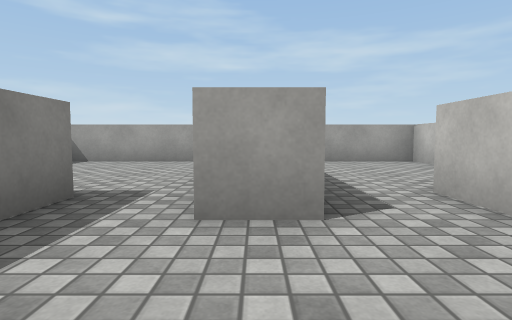
view 1 (above)

17 first-person views from a walk through a 3-D level made in the Unity game engine. The camera is 0.62 m above the floor, tilts 4° down and sees 80° across. The floor is counted in squares, 1 m on a side. Each view is taken from the middle of a square. On the plan, view 1 faces up. The plan holds only what a view shows up to about 9 squares ahead; the rest is blank. The place goes on beyond the plan. The player is left out. Surface patterns are stand-ins for the level's own textures.

view 2
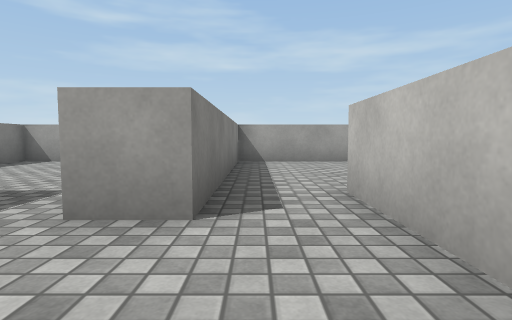

view 3
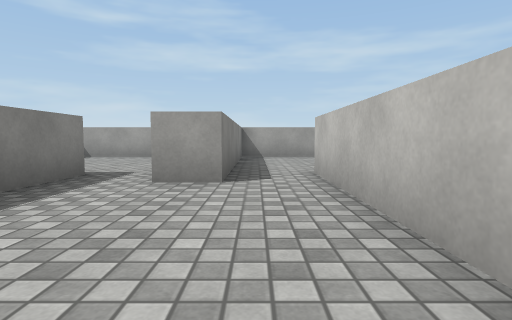

view 4
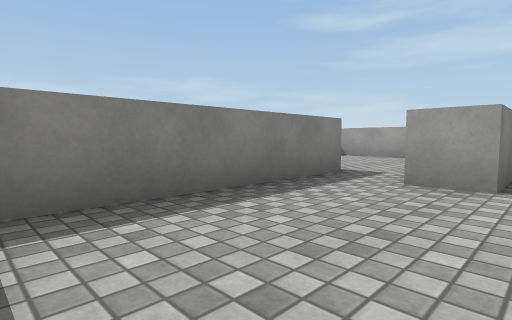

view 5
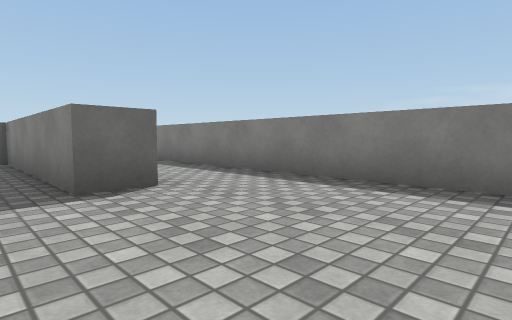

view 6
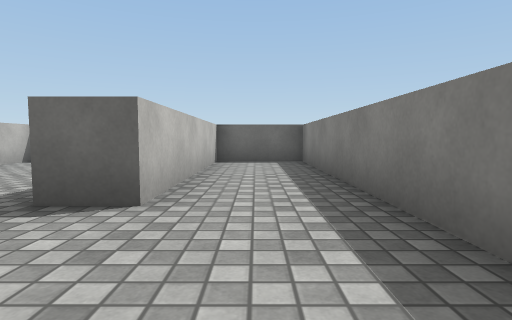

view 7
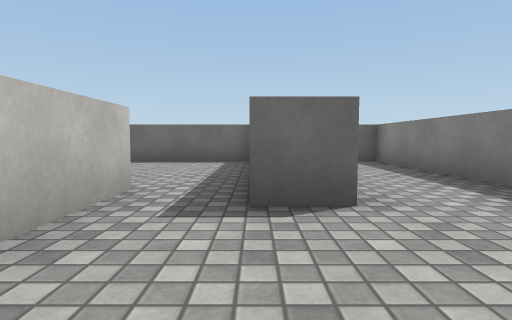

view 8
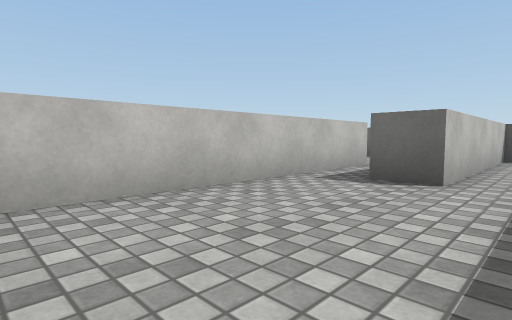

view 9
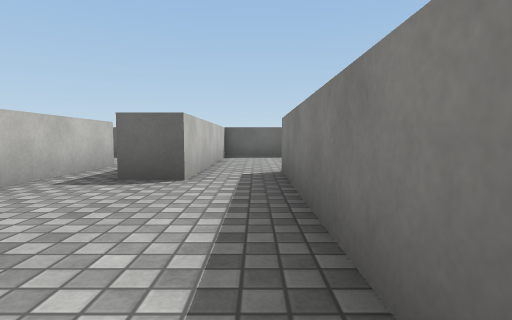

view 10
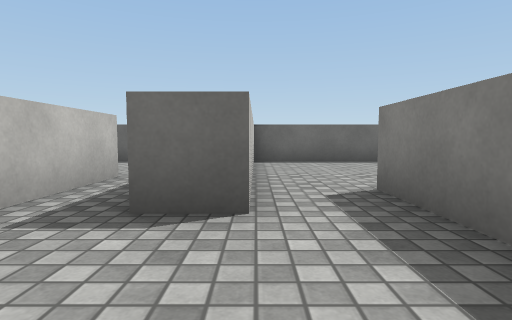

view 11
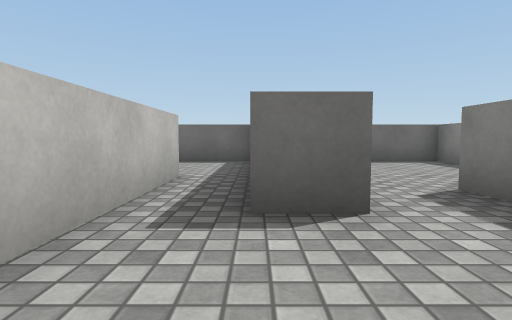

view 12
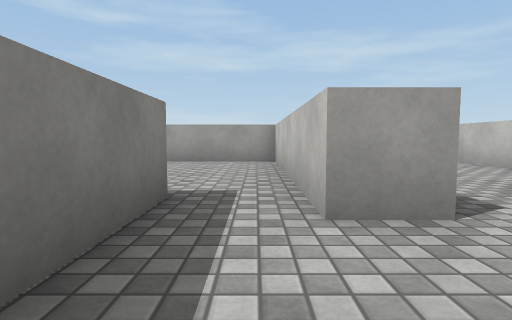

view 13
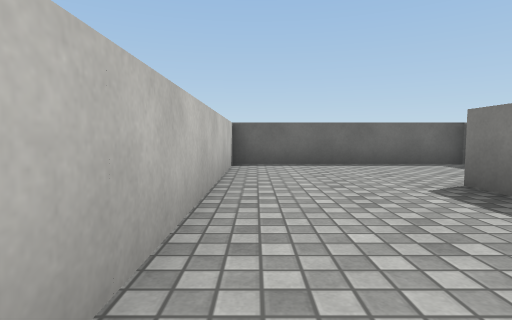

view 14
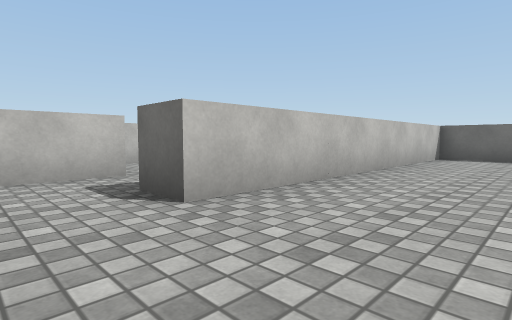

view 15
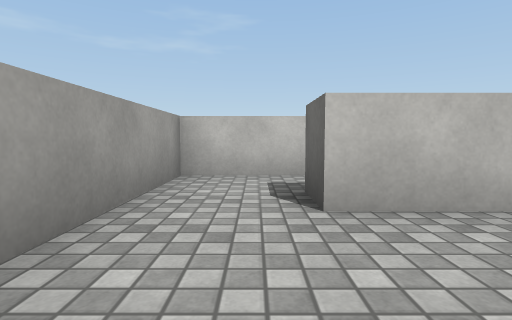

view 16
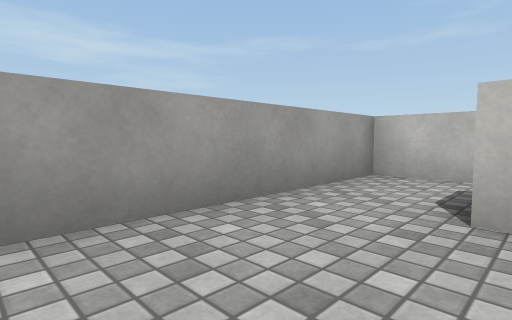

view 17
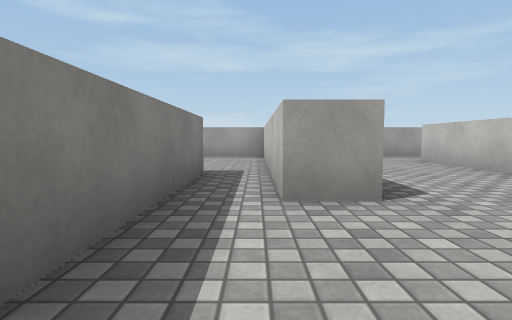

### Floor plan
Ten units are one square. View 1 is at (0, 0); x grows to the right and y downward. Boxes are objects, and circles mark ways between rooms. Rooms are numbered by the first view taken in them; rooms with no view inside come last. Other rooms are left out.
<svg viewBox="-58 -88 174 116">
<path fill="none" stroke="#000" d="M5 -23 -5 -23 -5 -35M-19 -32 -19 23 21 23 21 -25M-5 -35 -5 -83 -53 -83 -53 23 -29 23 -29 -32 -19 -32M43 -34 43 -83 5 -83 5 -23M21 -25 21 -35 30 -35M53 -18 53 -10 43 -10 43 -34M30 -35 30 23 86 23 86 -64M86 -83 61 -83M86 -64 96 -64M111 -59 111 -83 86 -83"/>
<circle cx="-10" cy="-30" r="3" fill="#2a7"/>
<circle cx="10" cy="-30" r="3" fill="#2a7"/>
<circle cx="40" cy="-25" r="3" fill="#2a7"/>
<circle cx="90" cy="-75" r="3" fill="#2a7"/>
<text x="0" y="0">1</text>
<text x="-30" y="-40">2</text>
<text x="20" y="-60">3</text>
<text x="60" y="-20">4</text>
<text x="100" y="-70">5</text>
</svg>
Room 1 opens to room 2. Room 1 opens to room 3. Room 3 opens to room 4. Room 4 opens to room 5.

Where each view was taken, in squares from view 1:
view 1: 0 up, 0 right, facing up
view 2: 0 up, 1 right, facing up
view 3: 2 down, 1 right, facing up
view 4: 2 down, 1 right, facing up-left
view 5: 7 up, 1 left, facing down-left
view 6: 6 up, 4 left, facing down
view 7: 6 up, 2 left, facing down
view 8: 8 up, 1 right, facing down-right
view 9: 8 up, 1 right, facing down
view 10: 6 up, 2 right, facing down
view 11: 6 up, 3 right, facing down
view 12: 0 up, 1 left, facing up
view 13: 5 up, 8 right, facing down
view 14: 8 up, 6 right, facing down-right
view 15: 7 up, 6 right, facing right
view 16: 6 up, 6 right, facing up-right
view 17: 2 down, 4 right, facing up
